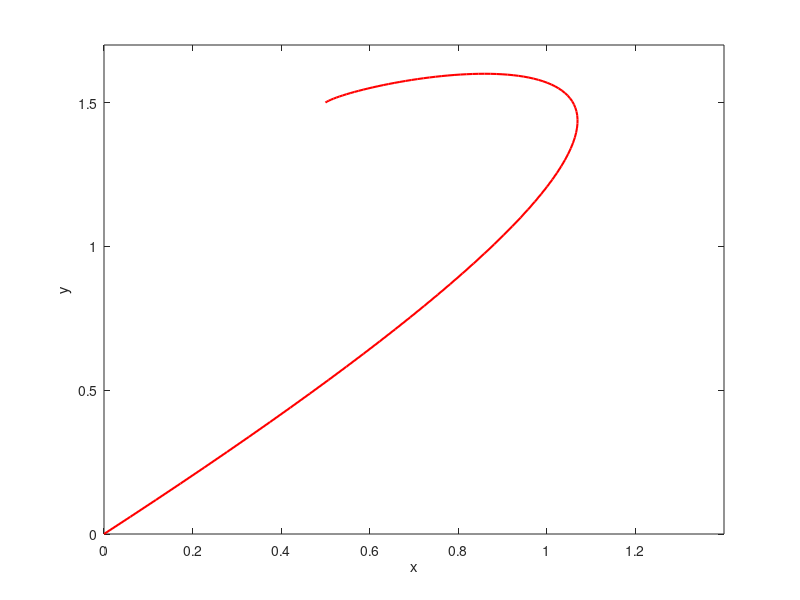

The MATLAB source for this figure: (Note: this script raises an error after producing the figure.)

x = @(t) 0.5 + 0.3*t + 3.9*t.^2 - 4.7*t.^3;
y = @(t) 1.5 + 0.3*t + 0.9*t.^2 - 2.7*t.^3;

t_vals = linspace(0, 1, 100);

x_vals = arrayfun(x, t_vals);
y_vals = arrayfun(y, t_vals);

C = @(s) sin(s * pi / 2);

figure;
plot(x_vals, y_vals, 'r-', 'LineWidth', 1.5);
xlabel('x');
ylabel('y');
axis([0 1.4 0 1.7])
hold on;

% Here we calculate C_vals using function C instead of using just the s
% values
C_vals = arrayfun(C, s_vals);
t_stars = zeros(1, length(C_vals));
for i = 1:length(C_vals)
    t_stars(i) = find_t_s(C_vals(i));
end
x_star_vals = arrayfun(x, t_stars);
y_star_vals = arrayfun(y, t_stars);
p_star = plot(x_star_vals(1), y_star_vals(1), 'go', 'MarkerFaceColor', 'b');
for k = 2:length(x_star_vals)
    p_star.XData = x_star_vals(k);
    p_star.YData = y_star_vals(k);
    drawnow;
    pause(0.05); % This is used to slow down the animation making it easier to examine
end


